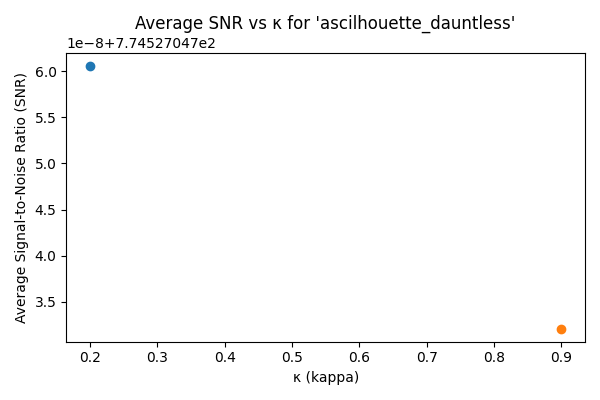
#> input picture doclab/experiments/Dimensional_Collapse/avg_snr_ascilhouette_dauntless.png, 600 x 400 px
$ python hcs_batch_2.py --images_glob avg_snr_ascilhouette_dauntless.png
#> lines starting #> are read from the running program, lines starting #| are printed output that depends on the picture; after the words box and inside, x2 and y2 are one past the last pixel; in counts of white or black regions, pixels touching at a corner belong together

#!/usr/bin/env python3
"""
HCS Batch (Patched) — Signed Angular Gradient + Angular-Basis Collapse

Key changes vs earlier batch:
1) Lobe detection operates on the **signed angular derivative** g_theta, not |∇φ|.
2) Collapse removes the **detected dominant mode** and recycles its L2 energy into m=2
   with a smooth corridor gate g = 1 - exp(-3*(1-Ta)*Gamma).
3) Pass criteria emphasize geometric change: Δm ≥ 1 and m_post ≤ 2, plus energy balance check.

Outputs are preserved: CSV atlas and per-image artifacts when requested.
"""

import os, sys, math, csv, glob, uuid
import numpy as np
import pandas as pd
import matplotlib.pyplot as plt
from PIL import Image

# ------------------- Core geometry -------------------

def polar_grid(n=192, r_max=1.0):
    lin = np.linspace(-r_max, r_max, n)
    x, y = np.meshgrid(lin, lin)
    r = np.sqrt(x*x + y*y) + 1e-12
    theta = np.arctan2(y, x)
    return x, y, r, theta

def ingest_field(path, size=192):
    img = Image.open(path).convert("L").resize((size, size))
    arr = np.array(img).astype(np.float32)
    arr = (arr - arr.mean()) / (arr.std() + 1e-12)
    return np.tanh(arr / 2.5)

# ------------------- Signed angular gradient & lobes -------------------

def signed_angular_gradient(field, theta):
    gx, gy = np.gradient(field)
    tx, ty = -np.sin(theta), np.cos(theta)   # tangential unit vector
    return gx*tx + gy*ty

def dominant_angular_mode(field, theta, max_m=8):
    # Measure on signed angular derivative (restores odd/even sensitivity)
    s = signed_angular_gradient(field, theta)
    s = s - s.mean()
    n = s.shape[0]; c = n//2
    rr = np.sqrt((np.indices(s.shape)[0]-c)**2 + (np.indices(s.shape)[1]-c)**2)
    mask = rr > 4
    amps = []
    for m in range(1, max_m+1):
        c0 = np.sum(s[mask]*np.cos(m*theta[mask]))
        s0 = np.sum(s[mask]*np.sin(m*theta[mask]))
        amps.append((m, float(np.hypot(c0, s0))))
    amps.sort(key=lambda t: t[1], reverse=True)
    return int(amps[0][0]), s

# ------------------- Helical evolution (surrogate) -------------------

def helical_time_evolve(field, kappa, t=6.0, omega=2*np.pi*1.0):
    gx, _ = np.gradient(field)
    return np.cos(kappa*omega*t)*field + np.sin(kappa*omega*t)*gx

# ------------------- Angular-basis collapse -------------------

def _proj(field, theta, m):
    b = np.cos(m*theta)
    coef = np.sum(field*b) / (np.sum(b*b) + 1e-12)
    return coef, b

def psi_collapse_to_m2(field, theta, Ta, Gamma, m_dom):
    # Smooth corridor gate
    g = float(np.clip((1.0 - Ta)*Gamma, 0.0, 1.0))
    g = 1.0 - np.exp(-3.0*g)

    # Remove fraction g of dominant mode
    c_dom, b_dom = _proj(field, theta, m_dom)
    removed = g * c_dom * b_dom
    remainder = field - removed

    # Recycle L2 energy into m=2 with sign of existing c2
    c2, b2 = _proj(remainder, theta, 2)
    E_removed = np.sqrt(np.mean(removed**2) + 1e-12)
    b2u = b2 / (np.sqrt(np.mean(b2**2)) + 1e-12)
    refill = E_removed * b2u * np.sign(c2 if abs(c2) > 1e-8 else 1.0)

    collapsed = remainder + refill
    energy_balance = float(abs(np.sqrt(np.mean(removed**2)) - np.sqrt(np.mean(refill**2))))
    return collapsed, g, energy_balance

# ------------------- Run a single condition -------------------

def run_hcs_one(image_path, kappa, Ta, Gamma, Ki, size=192,
                save_dir=None, tag=None, save_figs=False):
    x, y, r, theta = polar_grid(size, 1.0)
    field = ingest_field(image_path, size=size)

    # pre
    m_pre, s_pre = dominant_angular_mode(field, theta)

    # evolve & collapse
    evolved = helical_time_evolve(field, kappa, t=6.0)
    collapsed, gate, Eb = psi_collapse_to_m2(evolved, theta, Ta, Gamma, m_dom=m_pre)
    m_post, s_post = dominant_angular_mode(collapsed, theta)

    # pass rules (geometry-first)
    delta_m = int(m_pre) - int(m_post)
    pass_geom = (delta_m >= 1) and (m_post <= 2)
    pass_energy = (Eb < 0.05)  # loose L2 balance tolerance
    verdict = bool(pass_geom and pass_energy and (gate >= 0.5))

    # visuals (optional)
    field_png = spec_png = ""
    if save_figs and save_dir and tag:
        os.makedirs(save_dir, exist_ok=True)
        # Pre/Post signed gradient
        plt.figure(figsize=(9,4))
        plt.subplot(1,2,1); plt.imshow(s_pre, cmap="viridis"); plt.axis("off"); plt.title(f"Signed ∂θ Pre (m≈{m_pre})")
        plt.subplot(1,2,2); plt.imshow(s_post, cmap="viridis"); plt.axis("off"); plt.title(f"Signed ∂θ Post (m≈{m_post})")
        plt.tight_layout()
        field_png = os.path.join(save_dir, f"{tag}_signed_grad.png")
        plt.savefig(field_png); plt.close()

        # Minimal spectrum (synthetic beat for continuity with prior logs)
        t = np.arange(0, 6.0, 1/160.0)
        from numpy.fft import rfft, rfftfreq
        phi = float(np.tanh(collapsed.mean())) * np.sin(Ki*t)
        yf = np.abs(rfft(phi)); xf = rfftfreq(len(phi), 1/160.0); yf[0]=0.0
        plt.figure(figsize=(6,4)); plt.plot(xf, yf); plt.xlabel("Frequency"); plt.ylabel("Amplitude"); plt.title("Ki spectrum")
        spec_png = os.path.join(save_dir, f"{tag}_spectrum.png")
        plt.tight_layout(); plt.savefig(spec_png); plt.close()

    return {
        "image_source": os.path.basename(image_path),
        "kappa": float(kappa), "Ta": float(Ta), "Gamma": float(Gamma), "Ki": float(Ki/(2*np.pi)),
        "gate": float(gate), "energy_balance": float(Eb),
        "lobes_before": int(m_pre), "lobes_after": int(m_post),
        "delta_m": int(delta_m), "verdict_pass": bool(verdict),
        "field_png": field_png, "spectrum_png": spec_png
    }

# ------------------- Batch harness -------------------

def run_batch(images, kappas, param_sets, size=192, gallery_dir=None, save_figs=False):
    rows = []
    for img in images:
        slug = os.path.splitext(os.path.basename(img))[0]
        outdir = os.path.join(gallery_dir, slug) if gallery_dir else None
        if outdir and save_figs and not os.path.exists(outdir):
            os.makedirs(outdir, exist_ok=True)
        for k in kappas:
            for ptype, (Ta, Gamma, Ki) in param_sets.items():
                tag = f"{slug}_k{k:.2f}_{ptype}"
                res = run_hcs_one(img, k, Ta, Gamma, Ki, size=size,
                                  save_dir=outdir, tag=tag, save_figs=(save_figs and ptype=='corr'))
                res["param_type"] = ptype
                rows.append(res)
    return pd.DataFrame(rows)

def main():
    import argparse
    ap = argparse.ArgumentParser()
    ap.add_argument("--images_glob", default="C:/Users/keatw/OneDrive/Documents/Expressions/*.png")
    ap.add_argument("--size", type=int, default=192)
    ap.add_argument("--gallery", default="zipper_gallery_patch")
    ap.add_argument("--csv_out", default="master_collapse_atlas_patched.csv")
    ap.add_argument("--figs", action="store_true")
    args = ap.parse_args()

    images = sorted(glob.glob(args.images_glob))
    kappas = [0.2, 0.9]
    params = {
        "ctrl": (0.90, 0.40, 2*np.pi*0.6),
        "corr": (0.28, 0.88, 2*np.pi*0.8),
    }

    df = run_batch(images, kappas, params, size=args.size,
                   gallery_dir=args.gallery, save_figs=args.figs)
#> in signed_angular_gradient, `tx, ty = -np.sin(theta), np.cos(theta)`:
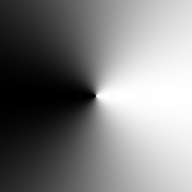
#> ty: shape (192, 192) float64; min -1, max 1, mean 5.32e-17; drawn with min black and max white
#> in signed_angular_gradient, `tx, ty = -np.sin(theta), np.cos(theta)`:
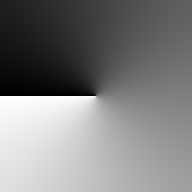
#> theta: shape (192, 192) float64; min -3.14, max 3.14, mean -9.87e-17; drawn with min black and max white
#> in signed_angular_gradient, `return gx*tx + gy*ty`:
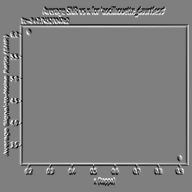
#> returned value: shape (192, 192) float64; min -0.739, max 0.741, mean 0.000103; drawn with min black and max white
#> the loop in dominant_angular_mode, `for m in range(1, max_m+1):` made 8 passes
#> (c0, s0) on passes 1 to 8: (1.95, -0.998), (12.55, 1.56), (-5.48, -8.58), (-8.35, 2.99), (-4.88, 10.53), (5.1, -0.294), (-7.99, 1.55), (7.63, -3.22)
#> after the loop in dominant_angular_mode, `for m in range(1, max_m+1):`: amps = [(1, 2.19), (2, 12.65), (3, 10.18), (4, 8.87), (5, 11.61), (6, 5.11), (7, 8.14), (8, 8.28)]
#> in run_hcs_one, `m_pre, s_pre = dominant_angular_mode(field, theta)`: m_pre = 2
#> in helical_time_evolve, `return np.cos(kappa*omega*t)*field + np.sin(kappa*omega*t)*gx`:
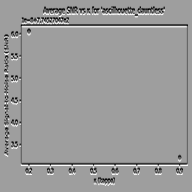
#> returned value: shape (192, 192) float32; min -0.816, max 0.549, mean 0.0116; drawn with min black and max white
#> in psi_collapse_to_m2, `g = float(np.clip((1.0 - Ta)*Gamma, 0.0, 1.0))`: g = 0.04
#> in psi_collapse_to_m2, `g = 1.0 - np.exp(-3.0*g)`: g = 0.113
#> in _proj, `b = np.cos(m*theta)`:
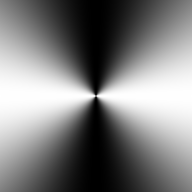
#> b: shape (192, 192) float64; min -1, max 1, mean -6.17e-18; drawn with min black and max white
#> in _proj, `coef = np.sum(field*b) / (np.sum(b*b) + 1e-12)`: coef = 0.0055
#> in psi_collapse_to_m2, `c2, b2 = _proj(remainder, theta, 2)`: c2 = 0.00488
#> in psi_collapse_to_m2, `E_removed = np.sqrt(np.mean(removed**2) + 1e-12)`: E_removed = 0.000407
#> in psi_collapse_to_m2, `energy_balance = float(abs(np.sqrt(np.mean(removed**2)) - np.sqrt(np.m..`: energy_balance = 1.23e-09
#> in run_hcs_one, `collapsed, gate, Eb = psi_collapse_to_m2(evolved, theta, Ta, Gamma, m_..`: gate = 0.113; Eb = 1.23e-09
#> call 2 of dominant_angular_mode, with max_m = 8
#> in dominant_angular_mode (call 2), `rr = np.sqrt((np.indices(s.shape)[0]-c)**2 + (np.indices(s.shape)[1]-c..`:
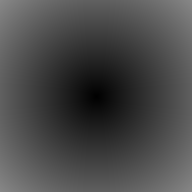
#> rr: shape (192, 192) float64; min 0, max 135.8, mean 73.5
#> in dominant_angular_mode (call 2), `mask = rr > 4`:
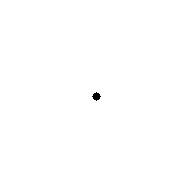
#> mask: shape (192, 192) bool; 99.9% white; 1 black region, box (x1, y1, x2, y2) and area: (92, 92, 101, 101) 49
#> the loop in dominant_angular_mode (call 2), `for m in range(1, max_m+1):` made 8 passes
#> (c0, s0) on passes 1 to 8: (0.609, -0.324), (3.75, 0.432), (-1.63, -2.44), (-2.48, 1.03), (-1.45, 3.24), (1.88, 0.365), (-2.56, -0.149), (1.88, -0.984)
#> after the loop in dominant_angular_mode (call 2), `for m in range(1, max_m+1):`: amps = [(1, 0.69), (2, 3.77), (3, 2.94), (4, 2.68), (5, 3.55), (6, 1.92), (7, 2.57), (8, 2.12)]
#> in run_hcs_one, `m_post, s_post = dominant_angular_mode(collapsed, theta)`: m_post = 2
#> in run_hcs_one, `delta_m = int(m_pre) - int(m_post)`: delta_m = 0
#> in run_hcs_one, `pass_geom = (delta_m >= 1) and (m_post <= 2)`: pass_geom = False
#> in run_hcs_one, `pass_energy = (Eb < 0.05)`: pass_energy = True
#> in run_hcs_one, `verdict = bool(pass_geom and pass_energy and (gate >= 0.5))`: verdict = False
#> in run_batch, `res = run_hcs_one(img, k, Ta, Gamma, Ki, size=size, save_dir=outdir, t..`: res = 13 items
    df.to_csv(args.csv_out, index=False)
    print(f"Wrote {len(df)} rows to {args.csv_out}")

if __name__ == "__main__":
    main()

$ run again, on doclab/experiments/Dimensional_Collapse/passrate_ascilhouette_dauntless.png
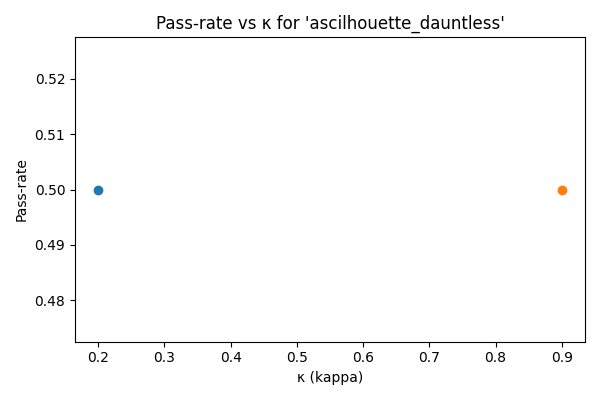
#> input picture doclab/experiments/Dimensional_Collapse/passrate_ascilhouette_dauntless.png, 600 x 400 px
#> the loop in dominant_angular_mode, `for m in range(1, max_m+1):` made 8 passes
#> (c0, s0) on passes 1 to 8: (3.79, -1.28), (8.27, -1.09), (-3.2, -3.14), (-9.23, -1.55), (-6.48, 9.41), (3.52, 6.12), (0.896, -3.75), (0.683, -5.46)
#> after the loop in dominant_angular_mode, `for m in range(1, max_m+1):`: amps = [(1, 4), (2, 8.34), (3, 4.49), (4, 9.36), (5, 11.43), (6, 7.06), (7, 3.85), (8, 5.5)]
#> m_pre = 5
#> in psi_collapse_to_m2, `g = float(np.clip((1.0 - Ta)*Gamma, 0.0, 1.0))`: g = 0.04
#> in psi_collapse_to_m2, `g = 1.0 - np.exp(-3.0*g)`: g = 0.113
#> coef = -0.000503
#> in psi_collapse_to_m2, `removed = g * c_dom * b_dom`:
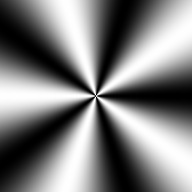
#> removed: shape (192, 192) float64; min -5.68e-05, max 5.68e-05, mean 1.04e-21; drawn with min black and max white
#> c2 = 0.00665
#> E_removed = 4.02e-05
#> energy_balance = 1.24e-08
#> gate = 0.113; Eb = 1.24e-08
#> in signed_angular_gradient (call 2), `return gx*tx + gy*ty`:
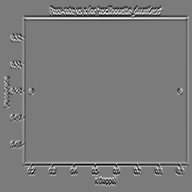
#> returned value: shape (192, 192) float64; min -0.589, max 0.624, mean 3.53e-05; drawn with min black and max white
#> mask: shape (192, 192) bool; 99.9% white; 1 black region, box (x1, y1, x2, y2) and area: (92, 92, 101, 101) 49
#> the loop in dominant_angular_mode (call 2), `for m in range(1, max_m+1):` made 8 passes
#> (c0, s0) on passes 1 to 8: (1.15, -0.363), (2.52, -0.426), (-1, -0.672), (-2.67, -0.396), (-1.89, 3.06), (1.24, 1.96), (0.161, -1.22), (-0.0461, -2.2)
#> m_post = 5
#> delta_m = 0
#> pass_geom = False
#> pass_energy = True
#> verdict = False
#> res = 13 items
